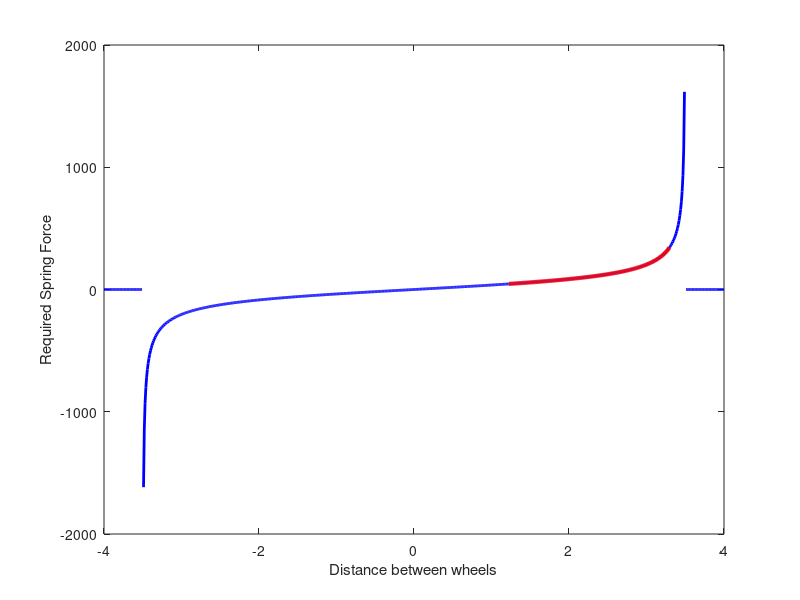

MATLAB code for this plot:
e = -4:0.01:4  ;
d = 3.5*sin(2*pi*41/720):0.01:3.5*sin(2*pi*141/720)  ;
Pe = 122.5.*e./( 3.5.*sqrt(1-(e/3.5).^2) )  ;
P = 122.5.*d./( 3.5.*sqrt(1-(d/3.5).^2) )  ;
plot_e = plot(e, Pe)  ;
hold all  ;
plot_d = plot(d, P)  ;
set(plot_e,'Color','blue','LineWidth',2) ;
set(plot_d,'Color','red','LineWidth',3) ;
xlabel('Distance between wheels');
ylabel('Required Spring Force');